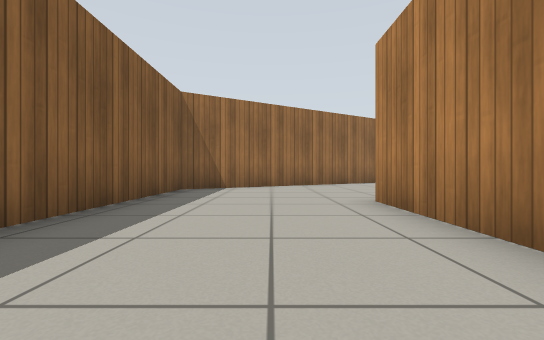
View 1 (above)

12 first-person views from a walk through a world built for the Gazebo simulator. The camera is 0.5 m above the floor, looks level and sees 90° across. The floor is counted in squares, 1 m on a side. Each view is taken from the middle of a square. On the plan, view 1 faces up. The plan holds only what a view shows up to about 9 squares ahead; the rest is blank. Simple patterns stand in for the simulator's built-in surfaces.

View 2
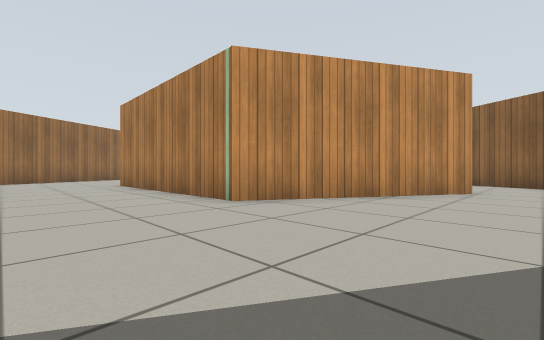

View 3
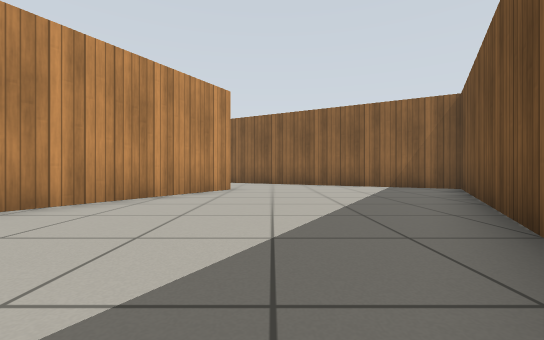

View 4
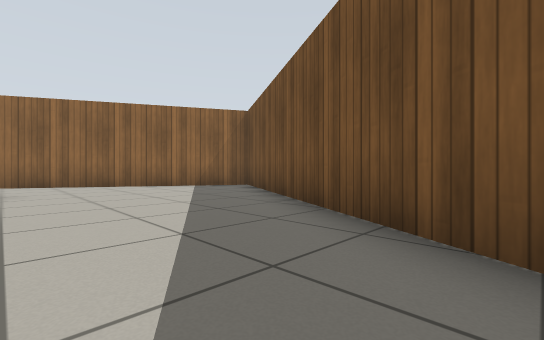

View 5
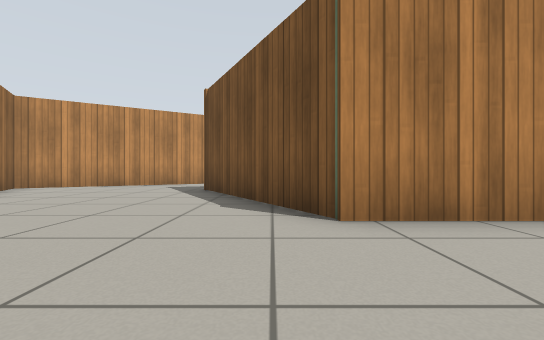

View 6
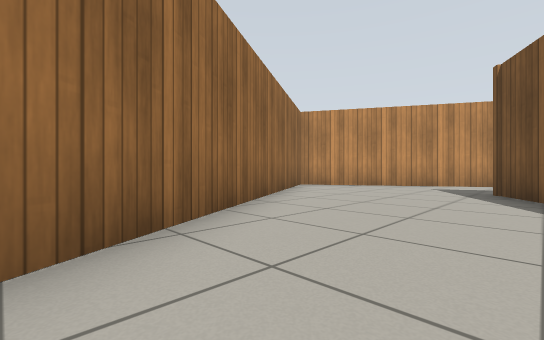

View 7
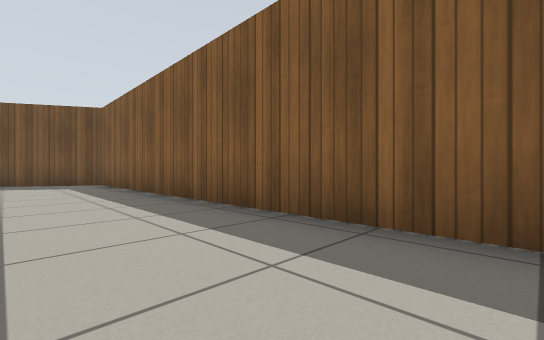

View 8
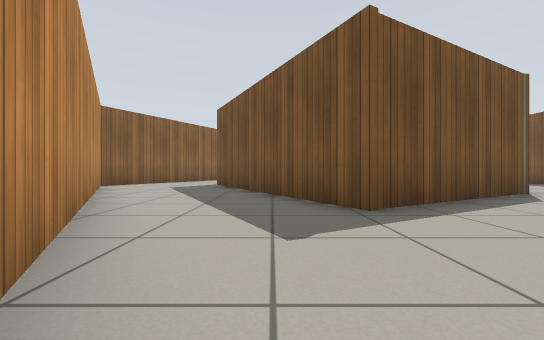

View 9
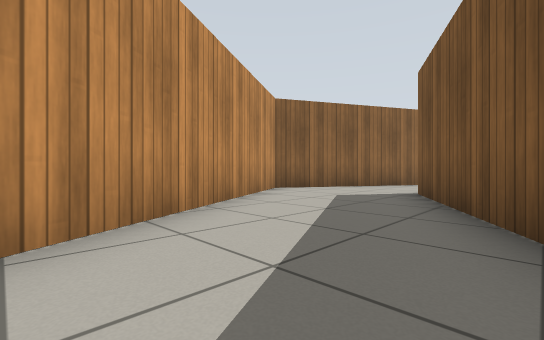

View 10
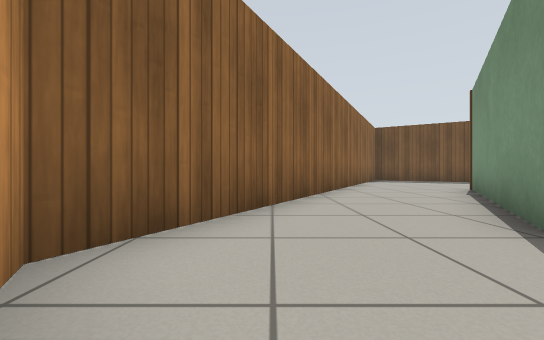

View 11
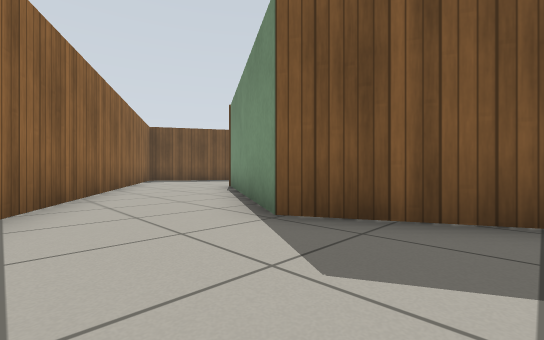

View 12
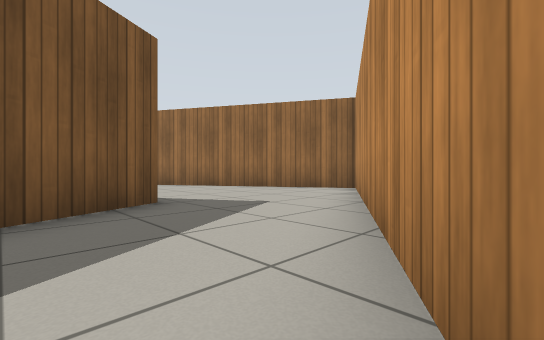

### Floor plan
Points are (right, up) in squares from view 1. A wall is a line through its corners. A room is listed if a view was taken in it or the views show most of it. See-through windows are left out.
Room 1 (views 1, 2, 3, 4, 5, 6, 7, 8, 9, 10, 11, 12)
walls: (1.7, -1.5) (1.7, 4.3) (5.8, 6.6) (8.8, 0.9) (5.9, -3.9) (1.7, -1.5); (-2.3, 6.9) (-2.3, -5.1) (6.1, -9.9) (12.3, 1.6) (6.3, 11.9) (-2.3, 6.9)

Where each view was taken, in squares from view 1:
view 1: 0 up, 0 right, facing up
view 2: 5 down, 1 left, facing up-right
view 3: 5 down, 1 left, facing right
view 4: 4 down, 1 left, facing down-right
view 5: 5 up, 1 left, facing right
view 6: 6 up, 1 left, facing up-right
view 7: 5 up, 0 right, facing down-left
view 8: 10 up, 7 right, facing down
view 9: 7 up, 7 right, facing down-right
view 10: 3 up, 11 right, facing down
view 11: 3 up, 11 right, facing down-left
view 12: 5 up, 10 right, facing up-left
